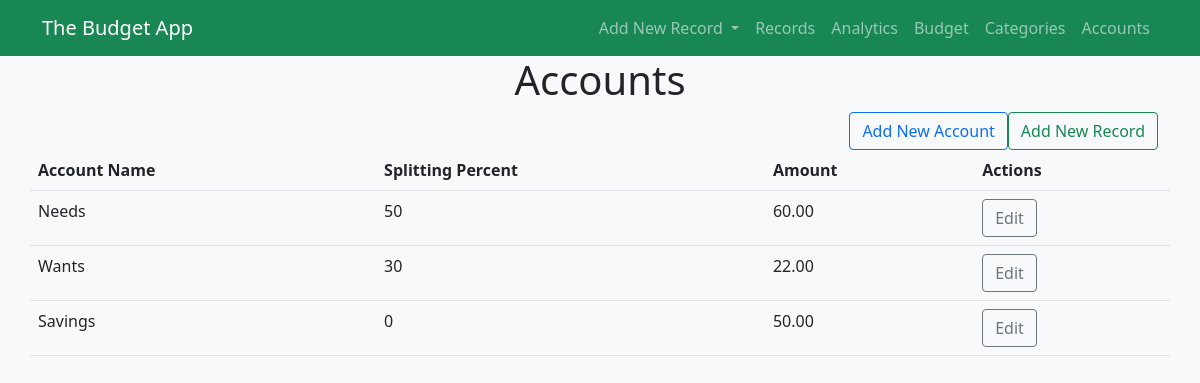
Page /accounts on the earlier database version.
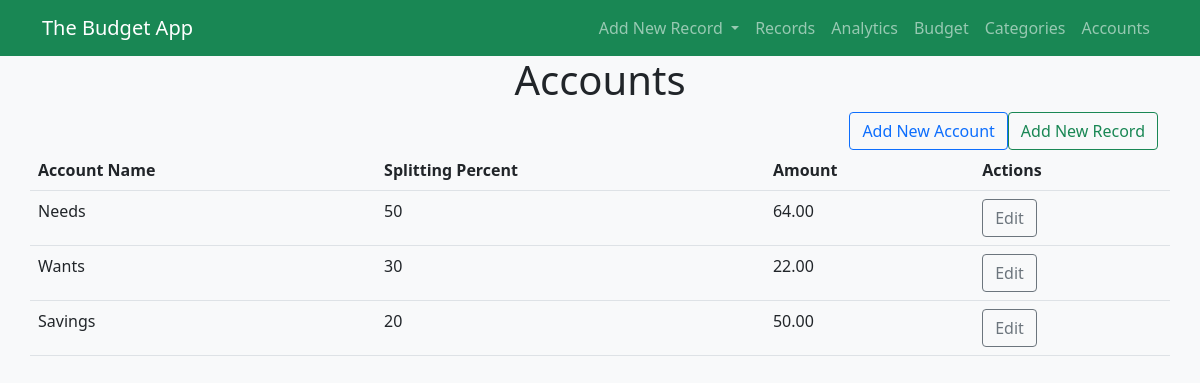
Same page on the later database version.
### the_budget_app/models.py (models this page shows, shortened)
class Account(models.Model):
    account_name = models.CharField(max_length=200)
    splitting_percent = models.IntegerField(default=0)
    amount = models.FloatField(default=0)
    class Meta:
        db_table = 'account'

### the_budget_app/views/accounts_view.py (the view)
# urls.py: path('', index.index, name='index'),
def index(response):
    accounts = Account.objects.all()
    context = {
        'hello': 'The Budget App',
        'accounts': accounts,
    }
    return render(response, ACCOUNT_INDEX, context)

### the_budget_app/templates/the_budget_app/accounts/index.html
{% extends '../base.html' %}
{% block content %}
<div class="container-lg">
    <h1 class="text-center">Accounts</h1>
    <div class="d-flex justify-content-end">
        <a class="btn btn-outline-primary" href="{% url 'the_budget:add_account' %}">Add New Account</a>
        <a class="btn btn-outline-success" href="{% url 'the_budget:new_expense' %}">Add New Record</a>
    </div>
    <div class="row justify-content-center">
        {% if accounts %}
        <table class="table table-hover">
            <tbody>
                <tr>
                    <th>Account Name</th>
                    <th>Splitting Percent</th>
                    <th>Amount</th>
                    <th>Actions</th>
                </tr>
                {% for account in accounts %}
                <tr>
                    <td>{{ account.account_name }}</td>
                    <td>{{ account.splitting_percent }}</td>
                    <td>{{ account.amount|floatformat:"2g" }}</td>
                    <td><a class="btn btn-outline-secondary" href="{% url 'the_budget:update_account' account.id %}">Edit</a></td>
                </tr>
                {% endfor %}
            </tbody>
        </table>
        {% else %}
        <span>No accounts available.</span>
        {% endif %}
    </div>
</div>
{% endblock content %}

### the_budget_app/templates/the_budget_app/base.html (shortened to what this page needs)
<!DOCTYPE html>
<html lang="en">
<head>
    {% load static %}
    <link rel="stylesheet" href="{% static 'the_budget_app/bootstrap.min.css' %}">
    <link rel="stylesheet" href="{% static 'the_budget_app/style.css' %}">
</head>
<body class="bg-light">
    <nav class="navbar navbar-expand-lg navbar-dark bg-success">
        <div class="container-md">
            <a class="navbar-brand" href="{% url 'the_budget:index' %}">The Budget App</a>
            <div class="collapse navbar-collapse justify-content-end" id="navbarSupportedContent">
            <ul class="navbar-nav mb-2 mb-lg-0">
                <li class="nav-item dropdown">
                <a class="nav-link dropdown-toggle" href="#" id="navbarDropdown" role="button" data-bs-toggle="dropdown" aria-expanded="false">
                    Add New Record
                </a>
                </li>
                <li class="nav-item">
                    <a class="nav-link" href="{% url 'the_budget:record' %}">Records</a>
                </li>
                <li class="nav-item">
                    <a class="nav-link" href="#">Analytics</a>
                </li>
                <li class="nav-item">
                    <a class="nav-link" href="{% url 'the_budget:budget' %}">Budget</a>
                </li>
                <li class="nav-item">
                    <a class="nav-link" href="{% url 'the_budget:category' %}">Categories</a>
                </li>
                <li class="nav-item">
                    <a class="nav-link" href="{% url 'the_budget:account' %}">Accounts</a>
                </li>
            </ul>
        </div>
        </div>
    </nav>
    {% block content %}
    {% endblock %}
</body>
</html>

Differences in the rows shown:
changed Account "Needs": amount "60.00" → "64.00"
changed Account "Savings": splitting_percent "0" → "20"
